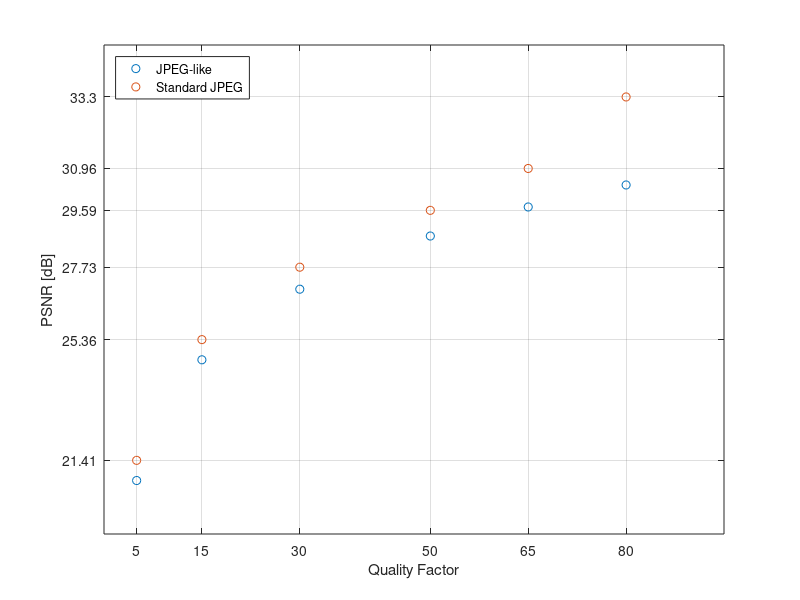
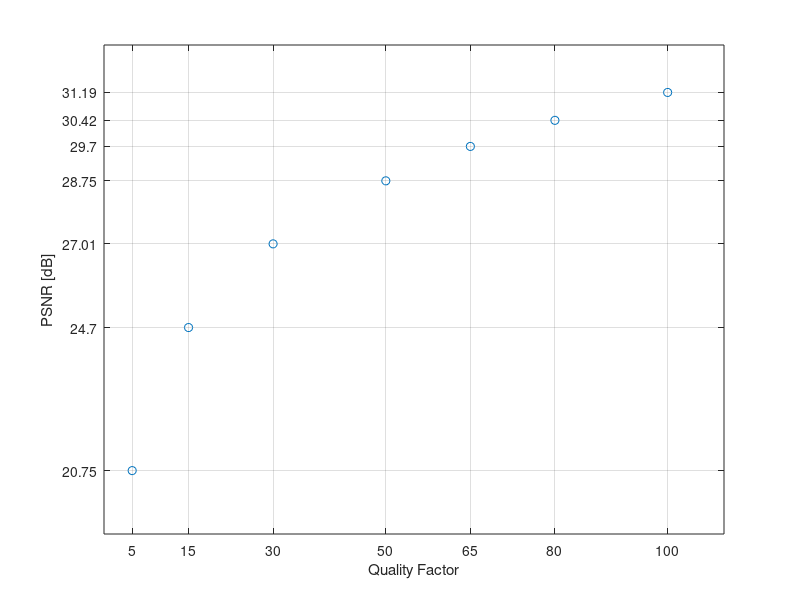
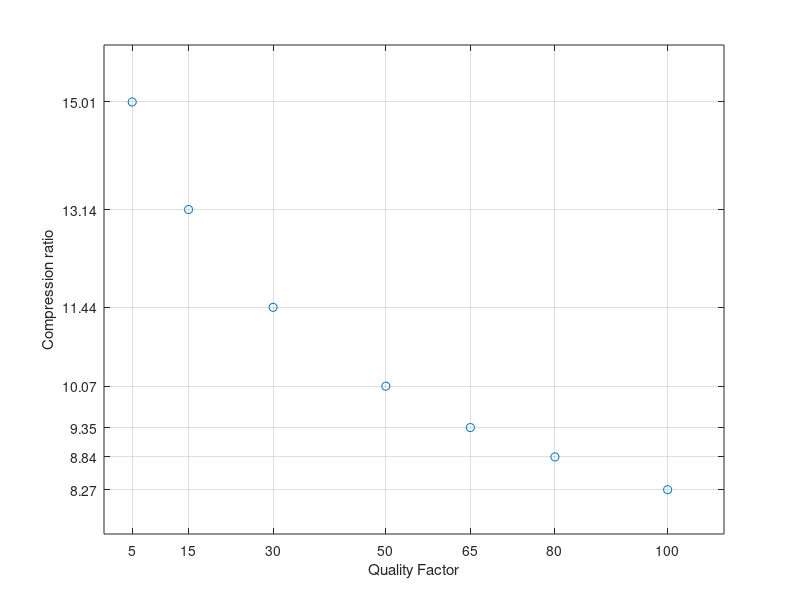

Write MATLAB code to recreate these figures, in order.
clearvars
close all

M = [5  78.55  15.01  3.40  1.59  20.75 
 15  89.76  13.14  3.66  1.83  24.70
 30  103.13  11.44  4.18  2.10  27.01 
 50  117.14  10.07  4.63  2.38  28.75 
 65  126.18  9.35  5.21  2.57  29.70
 80  133.44  8.84  5.45  2.71  30.42
 100  142.56  8.27  6.18  2.90  31.19];

J = [5  14.9  0.02  21.41  
 15  31.8  0.04  25.36 
 30  49.7  0.04  27.73  
 50  67.4  0.04  29.59   
 65  82.7  0.06  30.96 
 80  112  0.06  33.30];

quality = M(:, 1);
size = M(:, 2);
ratio = M(:, 3);
time = M(:, 4);
bpp = M(:, 5);
psnr = M(:, 6);

jpsnr = J(:, 4);
temp_psnr = psnr(1:end-1);

figure
plot(quality, psnr, 'o');
xticks(quality); yticks(psnr);
xlim([0 110]); ylim([19 32.5]);
ylabel("PSNR [dB]"); xlabel("Quality Factor");
grid
% saveas(gcf, "psnr.png")

figure
plot(quality, ratio, 'o');
xticks(quality); yticks(flip(ratio));
xlim([0 110]); ylim([7.5 16]);
ylabel("Compression ratio"); xlabel("Quality Factor");
grid
% saveas(gcf, "ratio.png")

figure
plot(quality(1:end-1), temp_psnr, 'o');
hold on
plot(quality(1:end-1), jpsnr, 'o');
hold off
xticks(quality(1:end-1)); yticks(sort(jpsnr));
xlim([0 95]); ylim([19 35]);
ylabel("PSNR [dB]"); xlabel("Quality Factor");
grid
legend('JPEG-like', 'Standard JPEG', 'Location', 'northwest')
saveas(gcf, "jpegcomp.png")

